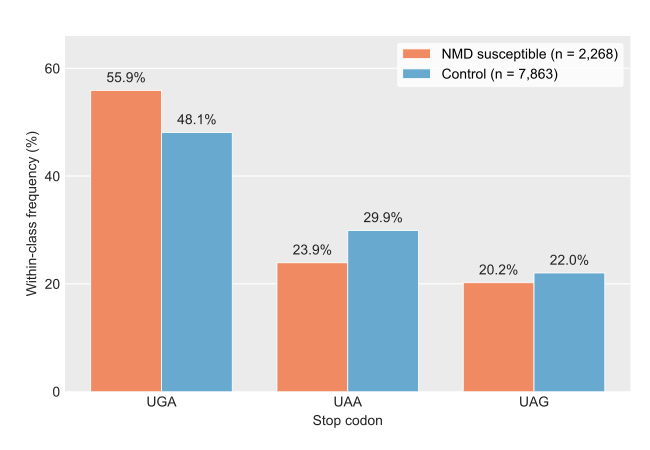

This chart was generated by the following Python code:
"""
SF38 — Stop codon usage in NMD susceptible vs non-NMD isoforms.

Native render (replaces the earlier legacy-PNG placeholder that showed DNA-form
labels TGA/TAA/TAG and pre-bug-fix frequencies). Within-class frequency of the
three canonical stop codons (UGA / UAA / UAG) at the main (rank-0) ORF of each
transcript in the deep-learning model's held-out test set.

Data: NMD_orf_model_v5_4ct/results_4ct/stop_codon_freq_by_class_sf38.tsv — the
canonical per-class frequencies from the `fig4a-stop-codon-freq` chunk of
orf_model_report_v5.Rmd (rank-0 ORF stop codon from selected_orfs.tsv joined to
test-set predictions; post-2026-04-30 stop-codon column bug fix). n = 2,268 NMD
susceptible + 7,863 Control = 10,131 test transcripts.
"""
import sys
from pathlib import Path

import matplotlib.pyplot as plt
import numpy as np
import pandas as pd

HERE = Path(__file__).resolve()
LIB = HERE.parents[2] / "lib"
sys.path.insert(0, str(LIB))

from ggplot_style import (
    apply_ggplot_rcparams,
    style_axes_ggplot,
    docx_body_fs,
    render_and_validate,
    NMD_COLOR,
    CONTROL_COLOR,
    TITLE_C,
)
apply_ggplot_rcparams()

NATIVE_W = 6.5
BODY_FS = docx_body_fs(NATIVE_W)

DATA = Path("/Users/petecastaldi/claude_projects/NMD_orf_model_v5_4ct/"
            "results_4ct/stop_codon_freq_by_class_sf38.tsv")

CODON_ORDER = ["UGA", "UAA", "UAG"]


def main():
    df = pd.read_csv(DATA, sep="\t")

    def pcts(cls):
        s = df[df["class"] == cls].set_index("stop_codon")["pct"]
        return np.array([float(s[c]) for c in CODON_ORDER])

    nmd, ctrl = pcts("NMD"), pcts("Control")
    n_nmd = int(df.loc[df["class"] == "NMD", "class_total"].iloc[0])
    n_ctrl = int(df.loc[df["class"] == "Control", "class_total"].iloc[0])

    x = np.arange(len(CODON_ORDER))
    bw = 0.38

    fig, ax = plt.subplots(figsize=(NATIVE_W, 4.5))
    fig.subplots_adjust(left=0.10, right=0.97, top=0.92, bottom=0.13)
    style_axes_ggplot(ax, xgrid=False, ygrid=True)

    b_nmd = ax.bar(x - bw / 2, nmd, width=bw, color=NMD_COLOR, edgecolor="white",
                   linewidth=0.6, zorder=3,
                   label=f"NMD susceptible (n = {n_nmd:,})")
    b_ctrl = ax.bar(x + bw / 2, ctrl, width=bw, color=CONTROL_COLOR,
                    edgecolor="white", linewidth=0.6, zorder=3,
                    label=f"Control (n = {n_ctrl:,})")

    for bars, vals in [(b_nmd, nmd), (b_ctrl, ctrl)]:
        for rect, v in zip(bars, vals):
            ax.text(rect.get_x() + rect.get_width() / 2, v + 1.0, f"{v:.1f}%",
                    ha="center", va="bottom", fontsize=BODY_FS, color=TITLE_C)

    ax.set_xticks(x)
    ax.set_xticklabels(CODON_ORDER, fontsize=BODY_FS, color=TITLE_C)
    ax.set_ylim(0, 66)
    ax.set_yticks([0, 20, 40, 60])
    ax.set_xlabel("Stop codon", fontsize=BODY_FS, color=TITLE_C)
    ax.set_ylabel("Within-class frequency (%)", fontsize=BODY_FS, color=TITLE_C)
    ax.tick_params(axis="y", labelsize=BODY_FS, colors=TITLE_C)
    ax.legend(loc="upper right", frameon=True, facecolor="white",
              edgecolor="none", fontsize=BODY_FS)

    render_and_validate(fig, HERE.parent / "figure_s_stop_codon_usage",
                        native_width_in=NATIVE_W)
    print(f"NMD n={n_nmd:,}, Control n={n_ctrl:,}")
    print(f"  UGA {nmd[0]}/{ctrl[0]}  UAA {nmd[1]}/{ctrl[1]}  UAG {nmd[2]}/{ctrl[2]}")


if __name__ == "__main__":
    main()
